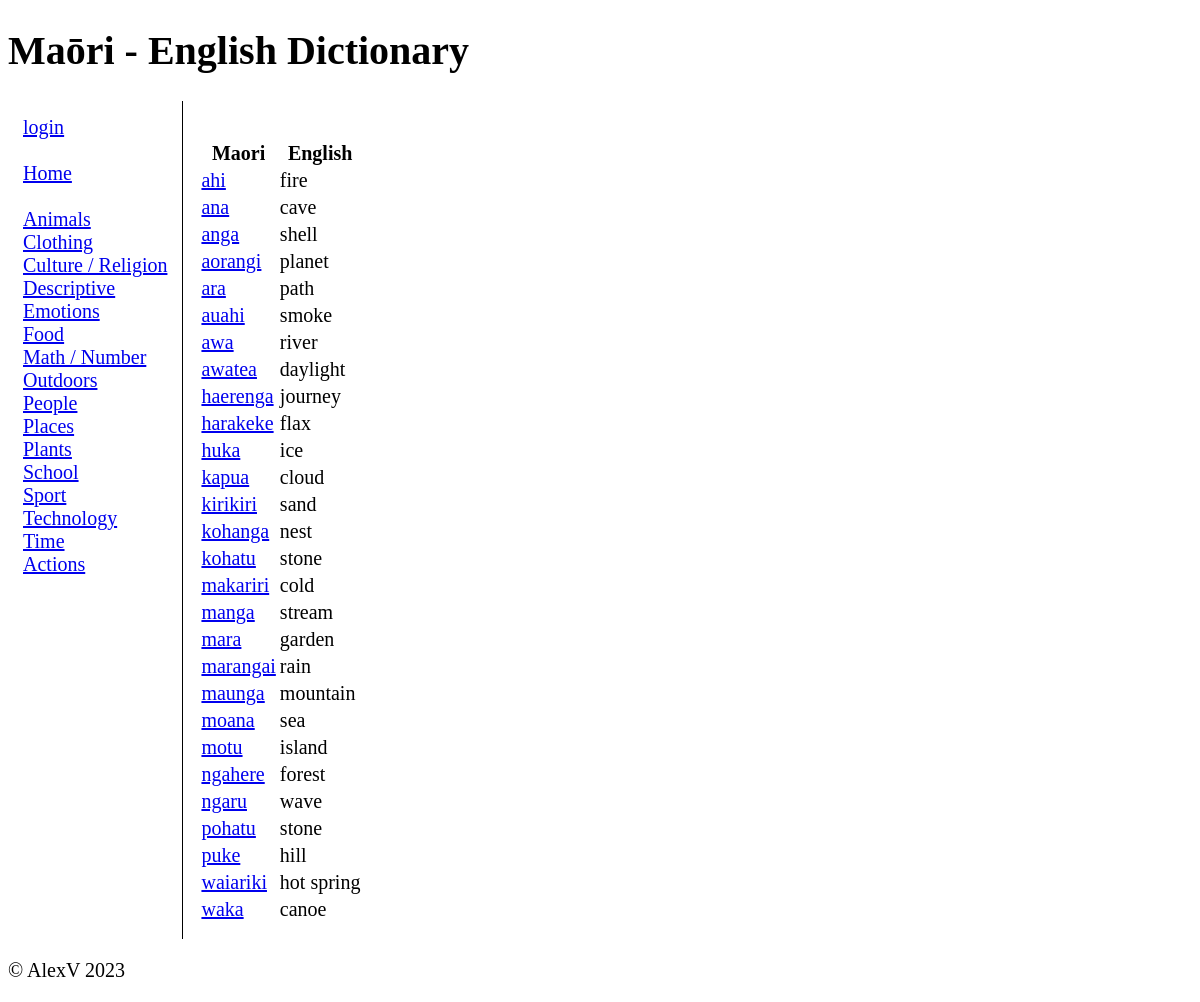
/cat/8, run on an earlier commit of the app's database.
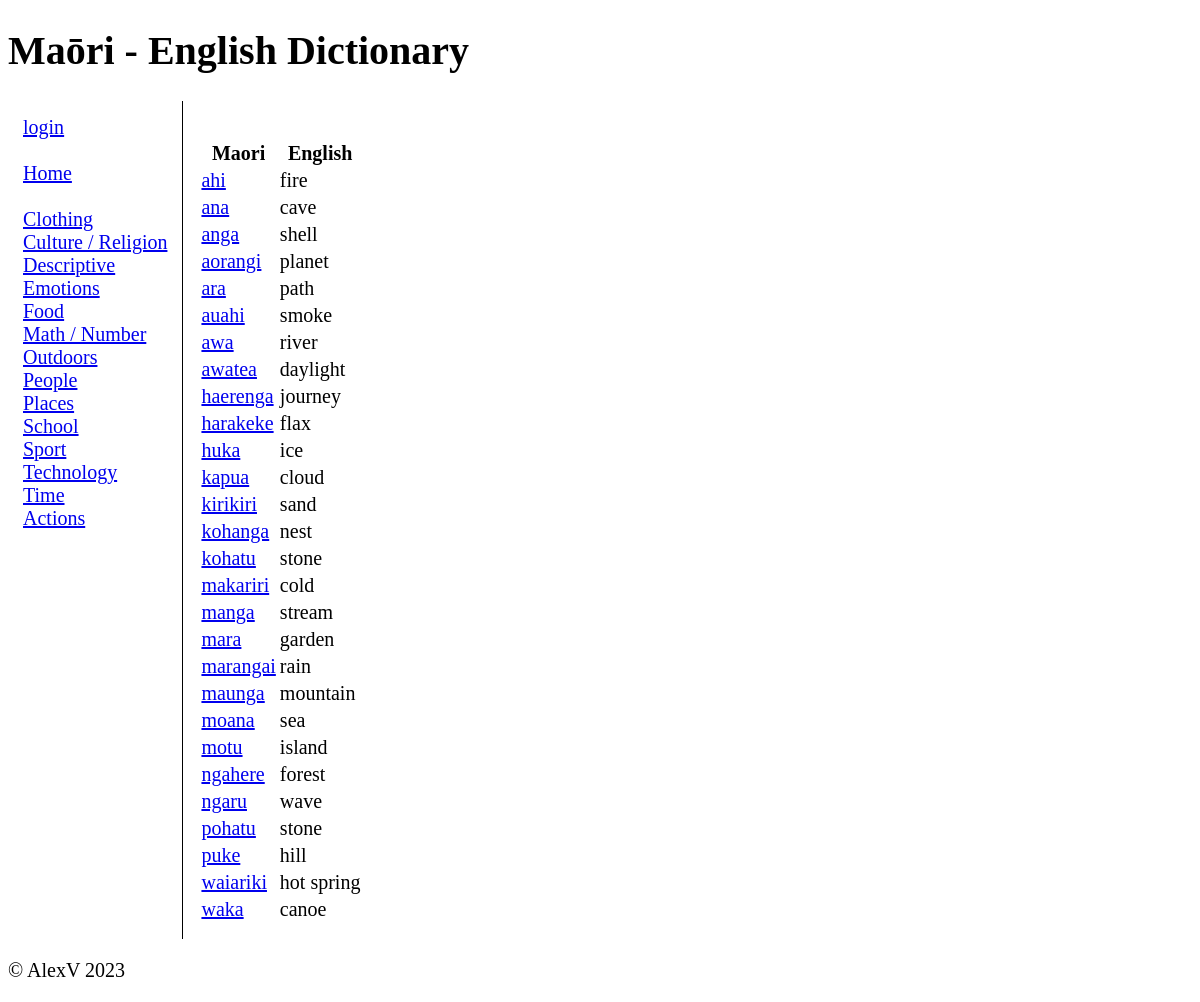
And on a later commit of the database.
### tables this page shows
CREATE TABLE "categories" (
	"id"	INTEGER,
	"category_name"	TEXT NOT NULL,
	PRIMARY KEY("id" AUTOINCREMENT)
);

CREATE TABLE "maori_dictionary" (
	"id"	INTEGER,
	"maori"	TEXT,
	"english"	INTEGER,
	"category_id"	INTEGER,
	"definition"	TEXT,
	"level"	INTEGER,
	"image"	TEXT,
	"last_edited"	TEXT,
	"edited_by"	INTEGER,
	PRIMARY KEY("id" AUTOINCREMENT),
	FOREIGN KEY("category_id") REFERENCES "categories"("id")
);

### app.py (the view)
@app.route("/cat/<category_id>")
def render_category(category_id):
    user = get_user()
    categories, terms = db_interact([["SELECT * FROM categories", False, "fetchall"], [
                                                   "SELECT * FROM maori_dictionary WHERE category_id=?", (category_id, )
                                                   , "fetchall"]])
    error = request.args.get("error")
    return render_template("home.html", categories=categories, terms=terms, user=user, error=error)

### app.py (called while the page is built)
def create_connection(sql):
    try:
        return sqlite3.connect(sql)
    except sqlite3.Error:
        print(sqlite3.Error)
    return (None)

def db_interact(data_requests):
    db = create_connection(DB)
    cur = db.cursor()
    results = []
    for data_request in data_requests:
        if data_request[1]:
            temp = cur.execute(data_request[0], data_request[1])
        else:
            temp = cur.execute(data_request[0])
        print(data_request)
        if data_request[2] == "fetchone":
            results.append(temp.fetchone())
        elif data_request[2] == "fetchall":
            results.append(temp.fetchall())
        elif data_request[2] == "commit":
            db.commit()
    db.close()
    return results

def get_user():
    if ("username" in session):
        display_name = session["username"]
        permission = session["permission"]
        if display_name is None:
            return False
        return [display_name, permission]
    return False

### templates/home.html (shortened to what this page needs)
{% extends 'base.html' %}
{% block heading %}Maōri - English Dictionary{% endblock %}
{% block main %}
<br>
<table>
    <thead>
        <tr>
            <th>Maori</th>
            <th>English</th>
        </tr>
    </thead>
    <tbody>
        {%for term in terms%}
        <tr>
        <td><a href="/term/{{term[0]}}"> {{term[1]}} </a></td>
        <td>{{term[2]}} </td>
        {%endfor%}
    </tbody>
</table>
{% endblock %}

### templates/base.html (shortened to what this page needs)
<!doctype html>
<html lang="en">
<head>
	<link href="/static/style.css" rel="stylesheet">
</head>
<body>
	<header>
		<h1>{% block heading %}{% endblock %}</h1>
	</header>
	<div class="container">
		<nav>
			{%if user%}
			 {{user[0]}}<br>
			<a href="/login">logout</a><br>
			{%else%}
			<a href="/login">login</a><br>
			{%endif%}<br>
            <a href="\">Home</a><br><br>
			{%for category in categories%}
			<a href="/cat/{{category[0]}}">{{category[1]}}</a>{%if user[1]%} - <a href="/edit/update/cat/{{category[0]}}">edit</a> <a href="/edit/delete/cat/{{category[0]}}">delete</a> {%endif%}
			<br>
			{%endfor%}
		</nav>
		<main>
            {% block main%}
			{% endblock main %}
        </main>
	</div>
	<footer>
		<p>
			&copy; AlexV 2023
		</p>
	</footer>
</body>
</html>

### static/style.css (style rules this page uses)
@media screen and (min-width:700px) { .container { display:flex; } }
.container>* { padding:15px; }
*:not(h1) { font-size: 20px; }
nav { border-right: 1px solid black; }

What changed in the data, as far as the page shows it:
removed categories: category_name "Animals"
removed categories: category_name "Plants"
